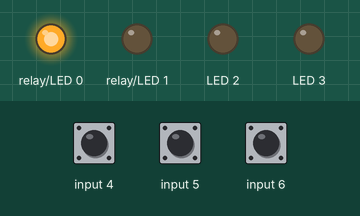
The program below on a simulated Raspberry Pi (BCM pin numbers) with a PiFace Digital. Shown: output pins drawn as LEDs (lit = HIGH). The inputs (shaded band) are chosen by the test bench; at power-on: input 4 HIGH, input 5 HIGH, input 6 HIGH.

Above: at 1.2 s.
1.3 s: input 4 pulled LOW for 0.15 s
At 1.37 s:
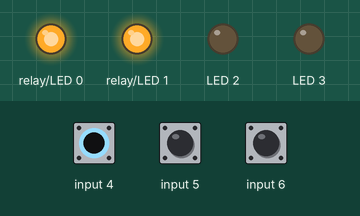
2.9 s: input 5 pulled LOW for 0.15 s
At 2.97 s:
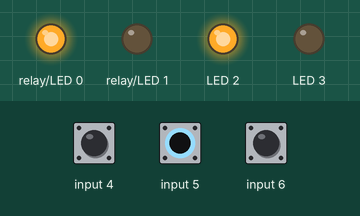
4.5 s: input 6 pulled LOW for 0.15 s
At 4.57 s:
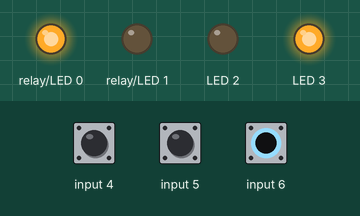
6.1 s: input 6 pulled LOW for 3.2 s
At 10.2 s:
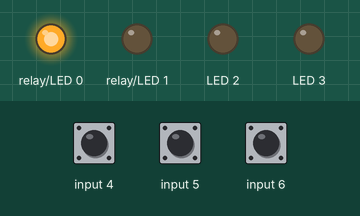
10.8 s: input 4 pulled LOW for 3.2 s
At 11.4 s:
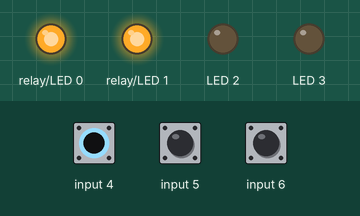
15.5 s: input 4 driven LOW and input 5 driven LOW
At 16.4 s:
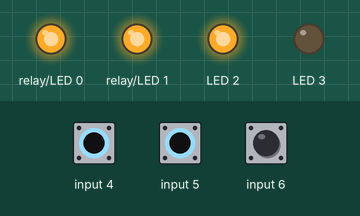
Timing chart, 0 to 18.0 s (numbered marks = the images above; inputs shaded):
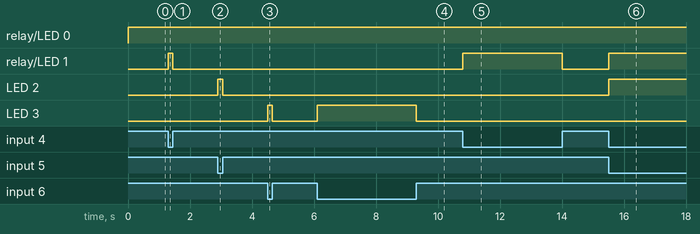

The program:

DItest.py
```python
from time import sleep
import pygame
pygame.init()
import pifacedigitalio as p

p.init()
p.digital_write(0,1)

start = 1
while start == 1:
    DI4 = p.digital_read(4)
    p.digital_write(1,DI4)
    DI5 = p.digital_read(5)
    p.digital_write(2,DI5)
    DI6 = p.digital_read(6)
    p.digital_write(3,DI6)
```

Measured:
- after the input at 1.3 s, relay/LED 1: LOW → HIGH at once, → LOW 0.15 s later
- after the input at 2.9 s, LED 2: LOW → HIGH at once, → LOW 0.15 s later
- after the input at 4.5 s, LED 3: LOW → HIGH at once, → LOW 0.15 s later
- after the input at 6.1 s, LED 3: LOW → HIGH at once, → LOW 3.2 s later
- after the input at 10.8 s, relay/LED 1: LOW → HIGH at once, → LOW 3.2 s later
- after the input at 15.5 s, relay/LED 1, LED 2: LOW → HIGH at once
